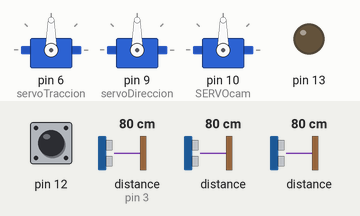
The sketch below on a simulated Arduino Uno, built with avr-gcc and run on an emulated ATmega328P. Parts: 3 × servo, output pins drawn as LEDs (lit = HIGH). The test bench sets the inputs (shaded band); at power-on: distance to the obstacle (sensor on pin 3) 80 cm, distance to the obstacle 80 cm, pin 12 HIGH. The echo pulse lasts 58.3 µs per cm.

Above: at 1.2 s.
1.3 s: distance to the obstacle (sensor on pin 3) set to 4 cm
At 2.1 s:
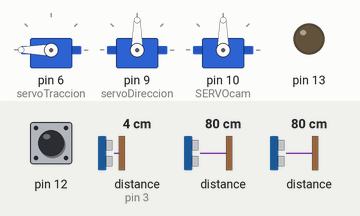
2.9 s: distance to the obstacle (sensor 303) set to 8 cm
4.4 s: distance to the obstacle (sensor 303) set to 5 cm
At 5.3 s:
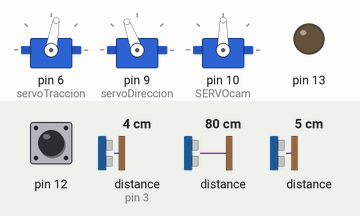
At 22.7 s:
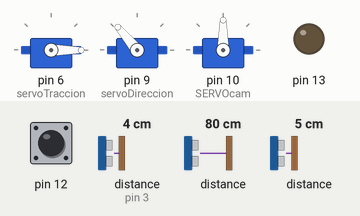
Timing chart, 0 to 23.0 s (numbered marks = the images above; inputs shaded):
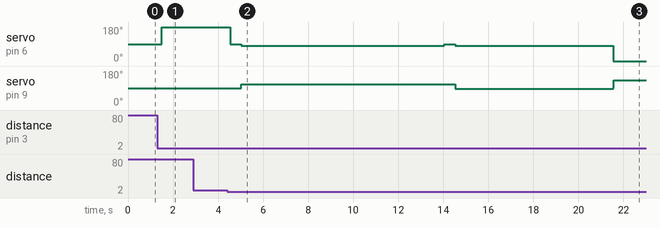

The sketch:

SEGUIDOR_V1_22.ino
```cpp
#include <HCSR04.h>
HCSR04 hc(2, new int[4]{3, 4, 5, 7}, 4);
#include <Servo.h>
Servo servoTraccion;
Servo servoDireccion;
Servo SERVOcam;

int i=0;
int dir=90;
int distDE=15;  // SENSOR 0 derecho
int distFR=110; // SENSOR 1 frontal
int distIZ=15;  // SENSOR 2 izquierdo
int distTR=15;  // SENSOR 3 trasero

// Variables control servos
int Izda=130;
int Dcha=50;
int Recto=90;
int Para=90;
int Avanza=0;
int Retrocede=180;
int lectura=0;
int CASO;

void setup()
{ //Serial.begin(9600);
pinMode (12, INPUT);
pinMode (13, OUTPUT);

servoTraccion.attach(6);  // 0 AVANZA   90 STOP    180 RETROCEDE
servoDireccion.attach(9);  // 50 DCHA   90 RECTO   130 IZDA
SERVOcam.attach(10);      // 0 DCHA   90 RECTO   180 IZDA
servoTraccion.write(90);
servoDireccion.write(dir);
SERVOcam.write(90);

while (digitalRead(12) == LOW) {
    digitalWrite(13, HIGH);
    delay(100);
    digitalWrite(13, LOW);
    delay(100);
  }

 }

void scanINIT(){
  while (true){
distDE=hc.dist(0);
delay(60);
distIZ=hc.dist(2);
delay(60);
if ((distDE>2)&&(distDE<90)&&(distIZ>2)&&(distIZ<90))
    {break;}
}

if (distDE > distIZ) {
   CASO=1;
   desaparcaCW();
   } //CW a izquierdas

if (distDE < distIZ) {
   CASO=0;
   desaparcaCCW();
   } //CWW a derechas
}


// Giro a la izquierda
void desaparcaCW(){

int di = hc.dist(3);

  delay(50);

    if (di > 6) {
          servoTraccion.write(Retrocede);
    }
      else {

          servoTraccion.write(Para);
          delay(200);
          servoTraccion.write(80);
          servoDireccion.write(70);
          delay(6250);

          servoTraccion.write(Para);
          delay(200);

          servoTraccion.write(75);
          servoDireccion.write(105);
          delay(8000);


  giroCW();
      }
}


void giroCW(){

while(true) {
servoTraccion.write(0);
   servoDireccion.write(dir);
distDE=hc.dist(0);
delay(30);

dir=(80-3*(-15+distDE)); //15 es la distancia a la pared y *3 es el factor de coreección de la dirección

dir = constrain(dir, 50, 130);

servoDireccion.write(dir);
    }
}


// Giro a la derecha
void desaparcaCCW(){

int di = hc.dist(3);

  delay(50);

    if (di > 6) {
          servoTraccion.write(Retrocede);
    }
      else {

          servoTraccion.write(Para);
          delay(500);
          servoTraccion.write(80);
          servoDireccion.write(110);
          delay(9000);

          servoTraccion.write(Para);
          delay(500);

          servoTraccion.write(80);
          servoDireccion.write(85);
          delay(7000);

       giroCCW();
      }
}


void giroCCW(){

while(true) {
servoTraccion.write(0);
   servoDireccion.write(dir);
distIZ=hc.dist(2);
delay(30);

dir=(80+3*(-15+distIZ)); //15 es la distancia a la pared y *3 es el factor de coreección de la dirección

dir = constrain(dir, 50, 130);

servoDireccion.write(dir);
    }
}


void loop() {

scanINIT();


}
```

Measured:
- the behaviour switches between 7 and 6 cm on distance to the obstacle (sensor 303) (found by bisection; images 1 and 2)
- after the input at 1.3 s, servo on pin 6 (servoTraccion): 90° → 180° after 0.19 s
- after the input at 2.9 s, every drawn part: stays the same
- after the input at 4.4 s, servo on pin 6 (servoTraccion): 180° → 90° after 0.14 s, → 80° 0.50 s later, → 90° 9.0 s later, → 80° 0.50 s later, … (5 changes in this stretch); servo on pin 9 (servoDireccion): 90° → 110° after 0.64 s, → 85° 9.5 s later, → 130° 7.0 s later
